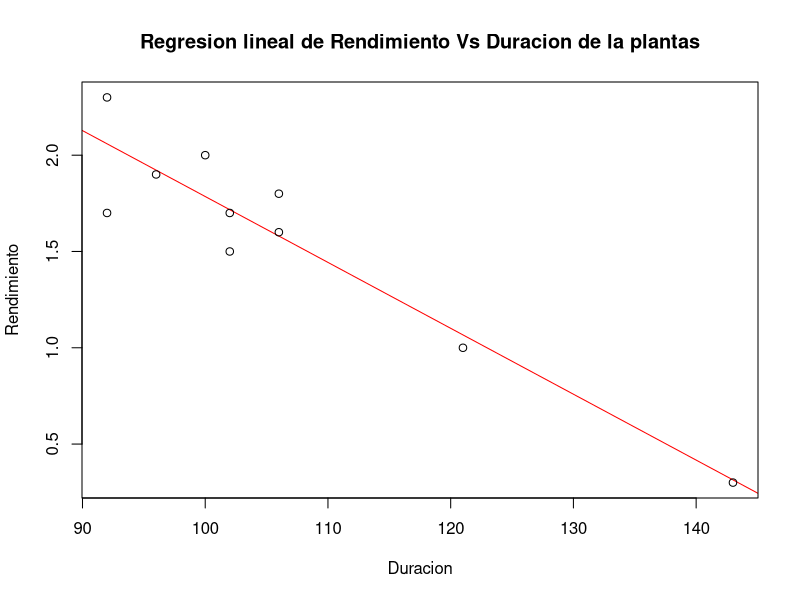

Reproduce this figure in R.
## ---- chunk 1
knitr::opts_chunk$set(echo = TRUE)
## ---- chunk 2
library(lattice)
library(dplyr)
## ---- chunk 3
options(digits = 2)
Duracion <- c(92, 92, 96, 100, 102, 102, 106, 106, 121, 143)
Rendimiento <- c(1.7, 2.3, 1.9, 2, 1.5, 1.7, 1.6, 1.8, 1, 0.3)
datasets <- data.frame(Duracion, Rendimiento)
head(datasets)
## ---- chunk 4
## correlación
df <- datasets
df %>%
  select_if(is.double) %>%
  cor() %>%
  round(digits = 2)
## ---- chunk 5
regresion <- lm(Rendimiento ~ Duracion, df)
regresion
## ---- chunk 6
summary(regresion)
## ---- chunk 7
newdata <- c(104)
predict(regresion, newdata = data.frame(Duracion = c(104)),
        interval ="prediction", level = 0.95)
## ---- chunk 8
attach(df)
plot(Duracion, Rendimiento, abline(regresion, col = "red"),
     main = "Regresion lineal de Rendimiento Vs Duracion de la plantas")
